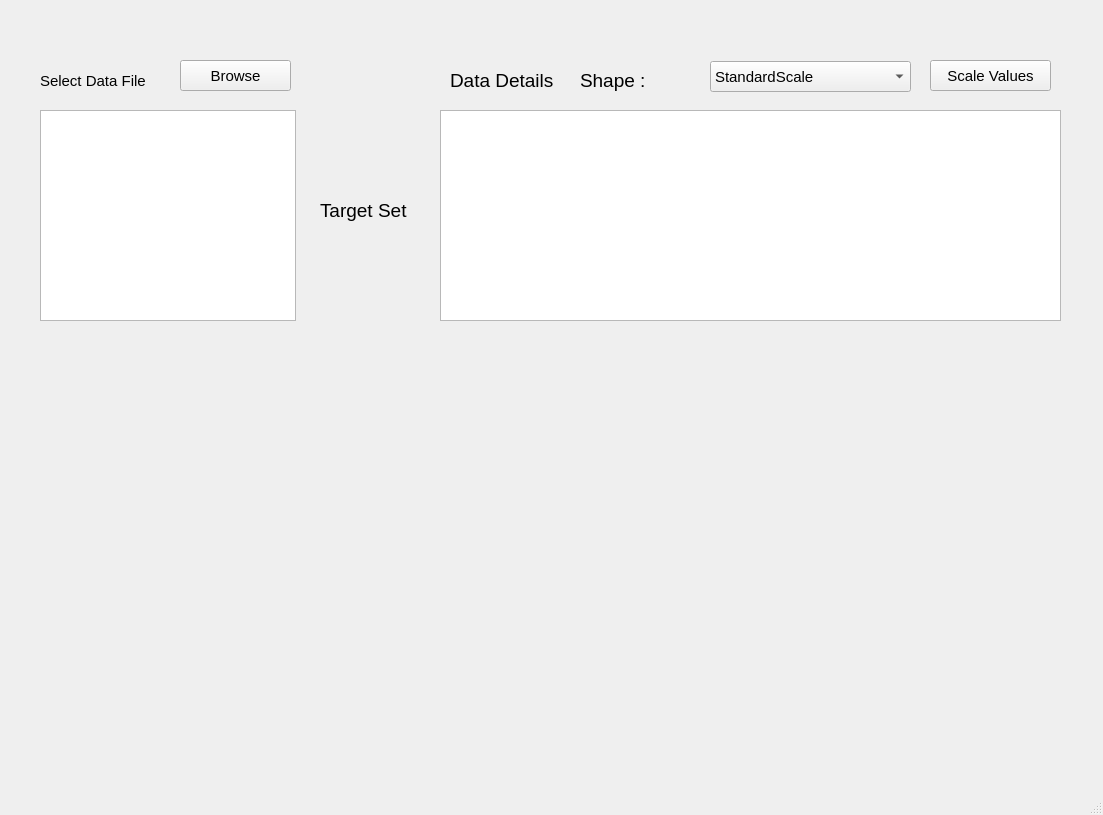
<?xml version="1.0" encoding="UTF-8"?>
<ui version="4.0">
 <class>MainWindow</class>
 <widget class="QMainWindow" name="MainWindow">
  <property name="geometry">
   <rect>
    <x>0</x>
    <y>0</y>
    <width>1103</width>
    <height>815</height>
   </rect>
  </property>
  <property name="windowTitle">
   <string>MainWindow</string>
  </property>
  <widget class="QWidget" name="centralwidget">
   <widget class="QLabel" name="label">
    <property name="geometry">
     <rect>
      <x>40</x>
      <y>60</y>
      <width>151</width>
      <height>41</height>
     </rect>
    </property>
    <property name="font">
     <font>
      <pointsize>11</pointsize>
     </font>
    </property>
    <property name="text">
     <string>Select Data File</string>
    </property>
   </widget>
   <widget class="QPushButton" name="Browse">
    <property name="geometry">
     <rect>
      <x>180</x>
      <y>60</y>
      <width>111</width>
      <height>31</height>
     </rect>
    </property>
    <property name="font">
     <font>
      <pointsize>11</pointsize>
     </font>
    </property>
    <property name="text">
     <string>Browse</string>
    </property>
   </widget>
   <widget class="QListWidget" name="column_list">
    <property name="geometry">
     <rect>
      <x>40</x>
      <y>110</y>
      <width>256</width>
      <height>211</height>
     </rect>
    </property>
   </widget>
   <widget class="QLabel" name="label_29">
    <property name="geometry">
     <rect>
      <x>320</x>
      <y>190</y>
      <width>111</width>
      <height>41</height>
     </rect>
    </property>
    <property name="font">
     <font>
      <pointsize>14</pointsize>
     </font>
    </property>
    <property name="text">
     <string>Target Set</string>
    </property>
   </widget>
   <widget class="QLabel" name="label_3">
    <property name="geometry">
     <rect>
      <x>450</x>
      <y>60</y>
      <width>111</width>
      <height>41</height>
     </rect>
    </property>
    <property name="font">
     <font>
      <pointsize>14</pointsize>
     </font>
    </property>
    <property name="text">
     <string>Data Details</string>
    </property>
   </widget>
   <widget class="QLabel" name="shape">
    <property name="geometry">
     <rect>
      <x>580</x>
      <y>60</y>
      <width>71</width>
      <height>41</height>
     </rect>
    </property>
    <property name="font">
     <font>
      <pointsize>14</pointsize>
     </font>
    </property>
    <property name="text">
     <string>Shape :</string>
    </property>
   </widget>
   <widget class="QComboBox" name="scaler">
    <property name="geometry">
     <rect>
      <x>710</x>
      <y>61</y>
      <width>201</width>
      <height>31</height>
     </rect>
    </property>
    <property name="font">
     <font>
      <pointsize>11</pointsize>
     </font>
    </property>
    <item>
     <property name="text">
      <string>StandardScale</string>
     </property>
    </item>
    <item>
     <property name="text">
      <string>MinMaxScale</string>
     </property>
    </item>
    <item>
     <property name="text">
      <string>PowerScale</string>
     </property>
    </item>
   </widget>
   <widget class="QPushButton" name="scale_btn">
    <property name="geometry">
     <rect>
      <x>930</x>
      <y>60</y>
      <width>121</width>
      <height>31</height>
     </rect>
    </property>
    <property name="font">
     <font>
      <pointsize>11</pointsize>
     </font>
    </property>
    <property name="text">
     <string>Scale Values</string>
    </property>
   </widget>
   <widget class="QTableView" name="tableView">
    <property name="geometry">
     <rect>
      <x>440</x>
      <y>110</y>
      <width>621</width>
      <height>211</height>
     </rect>
    </property>
   </widget>
  </widget>
  <widget class="QMenuBar" name="menubar">
   <property name="geometry">
    <rect>
     <x>0</x>
     <y>0</y>
     <width>1103</width>
     <height>26</height>
    </rect>
   </property>
  </widget>
  <widget class="QStatusBar" name="statusbar"/>
 </widget>
 <resources/>
 <connections/>
</ui>
